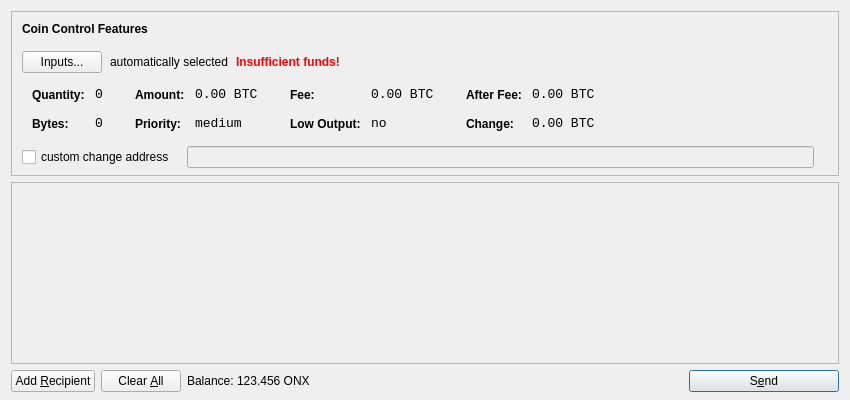
<?xml version="1.0" encoding="UTF-8"?>
<ui version="4.0">
 <class>SendCoinsDialog</class>
 <widget class="QDialog" name="SendCoinsDialog">
  <property name="geometry">
   <rect>
    <x>0</x>
    <y>0</y>
    <width>850</width>
    <height>400</height>
   </rect>
  </property>
  <property name="windowTitle">
   <string>Send Coins</string>
  </property>
  <layout class="QVBoxLayout" name="verticalLayout" stretch="0,1,0">
   <property name="bottomMargin">
    <number>8</number>
   </property>
   <item>
    <widget class="QFrame" name="frameCoinControl">
     <property name="sizePolicy">
      <sizepolicy hsizetype="Expanding" vsizetype="Expanding">
       <horstretch>0</horstretch>
       <verstretch>0</verstretch>
      </sizepolicy>
     </property>
     <property name="maximumSize">
      <size>
       <width>16777215</width>
       <height>16777215</height>
      </size>
     </property>
     <property name="frameShape">
      <enum>QFrame::StyledPanel</enum>
     </property>
     <property name="frameShadow">
      <enum>QFrame::Sunken</enum>
     </property>
     <layout class="QVBoxLayout" name="verticalLayoutCoinControl2">
      <property name="spacing">
       <number>-1</number>
      </property>
      <property name="leftMargin">
       <number>0</number>
      </property>
      <property name="topMargin">
       <number>0</number>
      </property>
      <property name="rightMargin">
       <number>0</number>
      </property>
      <property name="bottomMargin">
       <number>6</number>
      </property>
      <item>
       <layout class="QVBoxLayout" name="verticalLayoutCoinControl" stretch="0,0,0,0,1">
        <property name="spacing">
         <number>0</number>
        </property>
        <property name="leftMargin">
         <number>10</number>
        </property>
        <property name="topMargin">
         <number>10</number>
        </property>
        <item>
         <layout class="QHBoxLayout" name="horizontalLayoutCoinControl1">
          <property name="bottomMargin">
           <number>15</number>
          </property>
          <item>
           <widget class="QLabel" name="labelCoinControlFeatures">
            <property name="sizePolicy">
             <sizepolicy hsizetype="Preferred" vsizetype="Maximum">
              <horstretch>0</horstretch>
              <verstretch>0</verstretch>
             </sizepolicy>
            </property>
            <property name="font">
             <font>
              <weight>75</weight>
              <bold>true</bold>
             </font>
            </property>
            <property name="styleSheet">
             <string notr="true">font-weight:bold;</string>
            </property>
            <property name="text">
             <string>Coin Control Features</string>
            </property>
           </widget>
          </item>
         </layout>
        </item>
        <item>
         <layout class="QHBoxLayout" name="horizontalLayoutCoinControl2" stretch="0,0,0,0">
          <property name="spacing">
           <number>8</number>
          </property>
          <property name="bottomMargin">
           <number>10</number>
          </property>
          <item>
           <widget class="QPushButton" name="pushButtonCoinControl">
            <property name="styleSheet">
             <string notr="true"/>
            </property>
            <property name="text">
             <string>Inputs...</string>
            </property>
           </widget>
          </item>
          <item>
           <widget class="QLabel" name="labelCoinControlAutomaticallySelected">
            <property name="text">
             <string>automatically selected</string>
            </property>
            <property name="margin">
             <number>5</number>
            </property>
           </widget>
          </item>
          <item>
           <widget class="QLabel" name="labelCoinControlInsuffFunds">
            <property name="font">
             <font>
              <weight>75</weight>
              <bold>true</bold>
             </font>
            </property>
            <property name="styleSheet">
             <string notr="true">color:red;font-weight:bold;</string>
            </property>
            <property name="text">
             <string>Insufficient funds!</string>
            </property>
            <property name="margin">
             <number>5</number>
            </property>
           </widget>
          </item>
          <item>
           <spacer name="horizontalSpacerCoinControl">
            <property name="orientation">
             <enum>Qt::Horizontal</enum>
            </property>
            <property name="sizeHint" stdset="0">
             <size>
              <width>40</width>
              <height>1</height>
             </size>
            </property>
           </spacer>
          </item>
         </layout>
        </item>
        <item>
         <widget class="QWidget" name="widgetCoinControl" native="true">
          <property name="sizePolicy">
           <sizepolicy hsizetype="Preferred" vsizetype="Preferred">
            <horstretch>0</horstretch>
            <verstretch>0</verstretch>
           </sizepolicy>
          </property>
          <property name="minimumSize">
           <size>
            <width>0</width>
            <height>0</height>
           </size>
          </property>
          <property name="styleSheet">
           <string notr="true"/>
          </property>
          <layout class="QHBoxLayout" name="horizontalLayoutCoinControl5">
           <property name="margin">
            <number>0</number>
           </property>
           <item>
            <layout class="QHBoxLayout" name="horizontalLayoutCoinControl3" stretch="0,0,0,1">
             <property name="spacing">
              <number>20</number>
             </property>
             <property name="topMargin">
              <number>0</number>
             </property>
             <property name="bottomMargin">
              <number>10</number>
             </property>
             <item>
              <layout class="QFormLayout" name="formLayoutCoinControl1">
               <property name="horizontalSpacing">
                <number>10</number>
               </property>
               <property name="verticalSpacing">
                <number>14</number>
               </property>
               <property name="leftMargin">
                <number>10</number>
               </property>
               <property name="topMargin">
                <number>4</number>
               </property>
               <property name="rightMargin">
                <number>6</number>
               </property>
               <item row="0" column="0">
                <widget class="QLabel" name="labelCoinControlQuantityText">
                 <property name="styleSheet">
                  <string notr="true">font-weight:bold;</string>
                 </property>
                 <property name="text">
                  <string>Quantity:</string>
                 </property>
                 <property name="margin">
                  <number>0</number>
                 </property>
                </widget>
               </item>
               <item row="0" column="1">
                <widget class="QLabel" name="labelCoinControlQuantity">
                 <property name="font">
                  <font>
                   <family>Monospace</family>
                   <pointsize>10</pointsize>
                  </font>
                 </property>
                 <property name="cursor">
                  <cursorShape>IBeamCursor</cursorShape>
                 </property>
                 <property name="contextMenuPolicy">
                  <enum>Qt::ActionsContextMenu</enum>
                 </property>
                 <property name="text">
                  <string notr="true">0</string>
                 </property>
                 <property name="margin">
                  <number>0</number>
                 </property>
                 <property name="textInteractionFlags">
                  <set>Qt::LinksAccessibleByMouse|Qt::TextSelectableByKeyboard|Qt::TextSelectableByMouse</set>
                 </property>
                </widget>
               </item>
               <item row="1" column="0">
                <widget class="QLabel" name="labelCoinControlBytesText">
                 <property name="styleSheet">
                  <string notr="true">font-weight:bold;</string>
                 </property>
                 <property name="text">
                  <string>Bytes:</string>
                 </property>
                </widget>
               </item>
               <item row="1" column="1">
                <widget class="QLabel" name="labelCoinControlBytes">
                 <property name="font">
                  <font>
                   <family>Monospace</family>
                   <pointsize>10</pointsize>
                  </font>
                 </property>
                 <property name="cursor">
                  <cursorShape>IBeamCursor</cursorShape>
                 </property>
                 <property name="contextMenuPolicy">
                  <enum>Qt::ActionsContextMenu</enum>
                 </property>
                 <property name="text">
                  <string notr="true">0</string>
                 </property>
                 <property name="textInteractionFlags">
                  <set>Qt::LinksAccessibleByMouse|Qt::TextSelectableByKeyboard|Qt::TextSelectableByMouse</set>
                 </property>
                </widget>
               </item>
              </layout>
             </item>
             <item>
              <layout class="QFormLayout" name="formLayoutCoinControl2">
               <property name="horizontalSpacing">
                <number>10</number>
               </property>
               <property name="verticalSpacing">
                <number>14</number>
               </property>
               <property name="leftMargin">
                <number>6</number>
               </property>
               <property name="topMargin">
                <number>4</number>
               </property>
               <property name="rightMargin">
                <number>6</number>
               </property>
               <item row="0" column="0">
                <widget class="QLabel" name="labelCoinControlAmountText">
                 <property name="styleSheet">
                  <string notr="true">font-weight:bold;</string>
                 </property>
                 <property name="text">
                  <string>Amount:</string>
                 </property>
                 <property name="margin">
                  <number>0</number>
                 </property>
                </widget>
               </item>
               <item row="0" column="1">
                <widget class="QLabel" name="labelCoinControlAmount">
                 <property name="font">
                  <font>
                   <family>Monospace</family>
                   <pointsize>10</pointsize>
                  </font>
                 </property>
                 <property name="cursor">
                  <cursorShape>IBeamCursor</cursorShape>
                 </property>
                 <property name="contextMenuPolicy">
                  <enum>Qt::ActionsContextMenu</enum>
                 </property>
                 <property name="text">
                  <string notr="true">0.00 BTC</string>
                 </property>
                 <property name="textInteractionFlags">
                  <set>Qt::LinksAccessibleByMouse|Qt::TextSelectableByKeyboard|Qt::TextSelectableByMouse</set>
                 </property>
                </widget>
               </item>
               <item row="1" column="0">
                <widget class="QLabel" name="labelCoinControlPriorityText">
                 <property name="styleSheet">
                  <string notr="true">font-weight:bold;</string>
                 </property>
                 <property name="text">
                  <string>Priority:</string>
                 </property>
                </widget>
               </item>
               <item row="1" column="1">
                <widget class="QLabel" name="labelCoinControlPriority">
                 <property name="font">
                  <font>
                   <family>Monospace</family>
                   <pointsize>10</pointsize>
                  </font>
                 </property>
                 <property name="cursor">
                  <cursorShape>IBeamCursor</cursorShape>
                 </property>
                 <property name="contextMenuPolicy">
                  <enum>Qt::ActionsContextMenu</enum>
                 </property>
                 <property name="text">
                  <string>medium</string>
                 </property>
                 <property name="textInteractionFlags">
                  <set>Qt::LinksAccessibleByMouse|Qt::TextSelectableByKeyboard|Qt::TextSelectableByMouse</set>
                 </property>
                </widget>
               </item>
              </layout>
             </item>
             <item>
              <layout class="QFormLayout" name="formLayoutCoinControl3">
               <property name="horizontalSpacing">
                <number>10</number>
               </property>
               <property name="verticalSpacing">
                <number>14</number>
               </property>
               <property name="leftMargin">
                <number>6</number>
               </property>
               <property name="topMargin">
                <number>4</number>
               </property>
               <property name="rightMargin">
                <number>6</number>
               </property>
               <item row="0" column="0">
                <widget class="QLabel" name="labelCoinControlFeeText">
                 <property name="styleSheet">
                  <string notr="true">font-weight:bold;</string>
                 </property>
                 <property name="text">
                  <string>Fee:</string>
                 </property>
                 <property name="margin">
                  <number>0</number>
                 </property>
                </widget>
               </item>
               <item row="0" column="1">
                <widget class="QLabel" name="labelCoinControlFee">
                 <property name="font">
                  <font>
                   <family>Monospace</family>
                   <pointsize>10</pointsize>
                  </font>
                 </property>
                 <property name="cursor">
                  <cursorShape>IBeamCursor</cursorShape>
                 </property>
                 <property name="contextMenuPolicy">
                  <enum>Qt::ActionsContextMenu</enum>
                 </property>
                 <property name="text">
                  <string notr="true">0.00 BTC</string>
                 </property>
                 <property name="textInteractionFlags">
                  <set>Qt::LinksAccessibleByMouse|Qt::TextSelectableByKeyboard|Qt::TextSelectableByMouse</set>
                 </property>
                </widget>
               </item>
               <item row="1" column="0">
                <widget class="QLabel" name="labelCoinControlLowOutputText">
                 <property name="styleSheet">
                  <string notr="true">font-weight:bold;</string>
                 </property>
                 <property name="text">
                  <string>Low Output:</string>
                 </property>
                </widget>
               </item>
               <item row="1" column="1">
                <widget class="QLabel" name="labelCoinControlLowOutput">
                 <property name="font">
                  <font>
                   <family>Monospace</family>
                   <pointsize>10</pointsize>
                  </font>
                 </property>
                 <property name="cursor">
                  <cursorShape>IBeamCursor</cursorShape>
                 </property>
                 <property name="contextMenuPolicy">
                  <enum>Qt::ActionsContextMenu</enum>
                 </property>
                 <property name="text">
                  <string>no</string>
                 </property>
                 <property name="textInteractionFlags">
                  <set>Qt::LinksAccessibleByMouse|Qt::TextSelectableByKeyboard|Qt::TextSelectableByMouse</set>
                 </property>
                </widget>
               </item>
              </layout>
             </item>
             <item>
              <layout class="QFormLayout" name="formLayoutCoinControl4">
               <property name="horizontalSpacing">
                <number>10</number>
               </property>
               <property name="verticalSpacing">
                <number>14</number>
               </property>
               <property name="leftMargin">
                <number>6</number>
               </property>
               <property name="topMargin">
                <number>4</number>
               </property>
               <property name="rightMargin">
                <number>6</number>
               </property>
               <item row="0" column="0">
                <widget class="QLabel" name="labelCoinControlAfterFeeText">
                 <property name="styleSheet">
                  <string notr="true">font-weight:bold;</string>
                 </property>
                 <property name="text">
                  <string>After Fee:</string>
                 </property>
                 <property name="margin">
                  <number>0</number>
                 </property>
                </widget>
               </item>
               <item row="0" column="1">
                <widget class="QLabel" name="labelCoinControlAfterFee">
                 <property name="font">
                  <font>
                   <family>Monospace</family>
                   <pointsize>10</pointsize>
                  </font>
                 </property>
                 <property name="cursor">
                  <cursorShape>IBeamCursor</cursorShape>
                 </property>
                 <property name="contextMenuPolicy">
                  <enum>Qt::ActionsContextMenu</enum>
                 </property>
                 <property name="text">
                  <string notr="true">0.00 BTC</string>
                 </property>
                 <property name="textInteractionFlags">
                  <set>Qt::LinksAccessibleByMouse|Qt::TextSelectableByKeyboard|Qt::TextSelectableByMouse</set>
                 </property>
                </widget>
               </item>
               <item row="1" column="0">
                <widget class="QLabel" name="labelCoinControlChangeText">
                 <property name="styleSheet">
                  <string notr="true">font-weight:bold;</string>
                 </property>
                 <property name="text">
                  <string>Change:</string>
                 </property>
                </widget>
               </item>
               <item row="1" column="1">
                <widget class="QLabel" name="labelCoinControlChange">
                 <property name="font">
                  <font>
                   <family>Monospace</family>
                   <pointsize>10</pointsize>
                  </font>
                 </property>
                 <property name="cursor">
                  <cursorShape>IBeamCursor</cursorShape>
                 </property>
                 <property name="contextMenuPolicy">
                  <enum>Qt::ActionsContextMenu</enum>
                 </property>
                 <property name="text">
                  <string notr="true">0.00 BTC</string>
                 </property>
                 <property name="textInteractionFlags">
                  <set>Qt::LinksAccessibleByMouse|Qt::TextSelectableByKeyboard|Qt::TextSelectableByMouse</set>
                 </property>
                </widget>
               </item>
              </layout>
             </item>
            </layout>
           </item>
          </layout>
         </widget>
        </item>
        <item>
         <layout class="QHBoxLayout" name="horizontalLayoutCoinControl4" stretch="0,0,0">
          <property name="spacing">
           <number>12</number>
          </property>
          <property name="sizeConstraint">
           <enum>QLayout::SetDefaultConstraint</enum>
          </property>
          <property name="topMargin">
           <number>5</number>
          </property>
          <property name="rightMargin">
           <number>5</number>
          </property>
          <item>
           <widget class="QCheckBox" name="checkBoxCoinControlChange">
            <property name="text">
             <string>custom change address</string>
            </property>
           </widget>
          </item>
          <item>
           <widget class="QLineEdit" name="lineEditCoinControlChange">
            <property name="enabled">
             <bool>false</bool>
            </property>
            <property name="sizePolicy">
             <sizepolicy hsizetype="Expanding" vsizetype="Fixed">
              <horstretch>0</horstretch>
              <verstretch>0</verstretch>
             </sizepolicy>
            </property>
           </widget>
          </item>
          <item>
           <widget class="QLabel" name="labelCoinControlChangeLabel">
            <property name="sizePolicy">
             <sizepolicy hsizetype="Preferred" vsizetype="Expanding">
              <horstretch>0</horstretch>
              <verstretch>0</verstretch>
             </sizepolicy>
            </property>
            <property name="minimumSize">
             <size>
              <width>0</width>
              <height>0</height>
             </size>
            </property>
            <property name="text">
             <string/>
            </property>
            <property name="margin">
             <number>3</number>
            </property>
           </widget>
          </item>
         </layout>
        </item>
        <item>
         <spacer name="verticalSpacerCoinControl">
          <property name="orientation">
           <enum>Qt::Vertical</enum>
          </property>
          <property name="sizeHint" stdset="0">
           <size>
            <width>800</width>
            <height>1</height>
           </size>
          </property>
         </spacer>
        </item>
       </layout>
      </item>
     </layout>
    </widget>
   </item>
   <item>
    <widget class="QScrollArea" name="scrollArea">
     <property name="widgetResizable">
      <bool>true</bool>
     </property>
     <widget class="QWidget" name="scrollAreaWidgetContents">
      <property name="geometry">
       <rect>
        <x>0</x>
        <y>0</y>
        <width>830</width>
        <height>165</height>
       </rect>
      </property>
      <layout class="QVBoxLayout" name="verticalLayout_2">
       <property name="margin">
        <number>0</number>
       </property>
       <item>
        <layout class="QVBoxLayout" name="entries">
         <property name="spacing">
          <number>6</number>
         </property>
        </layout>
       </item>
       <item>
        <spacer name="verticalSpacer">
         <property name="orientation">
          <enum>Qt::Vertical</enum>
         </property>
         <property name="sizeHint" stdset="0">
          <size>
           <width>20</width>
           <height>40</height>
          </size>
         </property>
        </spacer>
       </item>
      </layout>
     </widget>
    </widget>
   </item>
   <item>
    <layout class="QHBoxLayout" name="horizontalLayout">
     <item>
      <widget class="QPushButton" name="addButton">
       <property name="toolTip">
        <string>Send to multiple recipients at once</string>
       </property>
       <property name="text">
        <string>Add &amp;Recipient</string>
       </property>
       <property name="icon">
        <iconset resource="../bitcoin.qrc">
         <normaloff>:/icons/add</normaloff>:/icons/add</iconset>
       </property>
       <property name="autoDefault">
        <bool>false</bool>
       </property>
      </widget>
     </item>
     <item>
      <widget class="QPushButton" name="clearButton">
       <property name="sizePolicy">
        <sizepolicy hsizetype="Minimum" vsizetype="Fixed">
         <horstretch>0</horstretch>
         <verstretch>0</verstretch>
        </sizepolicy>
       </property>
       <property name="toolTip">
        <string>Remove all transaction fields</string>
       </property>
       <property name="text">
        <string>Clear &amp;All</string>
       </property>
       <property name="icon">
        <iconset resource="../bitcoin.qrc">
         <normaloff>:/icons/remove</normaloff>:/icons/remove</iconset>
       </property>
       <property name="autoRepeatDelay">
        <number>300</number>
       </property>
       <property name="autoDefault">
        <bool>false</bool>
       </property>
      </widget>
     </item>
     <item>
      <layout class="QHBoxLayout" name="horizontalLayout_2">
       <property name="spacing">
        <number>3</number>
       </property>
       <item>
        <widget class="QLabel" name="label">
         <property name="text">
          <string>Balance:</string>
         </property>
        </widget>
       </item>
       <item>
        <widget class="QLabel" name="labelBalance">
         <property name="cursor">
          <cursorShape>IBeamCursor</cursorShape>
         </property>
         <property name="text">
          <string>123.456 ONX</string>
         </property>
         <property name="textInteractionFlags">
          <set>Qt::LinksAccessibleByMouse|Qt::TextSelectableByKeyboard|Qt::TextSelectableByMouse</set>
         </property>
        </widget>
       </item>
      </layout>
     </item>
     <item>
      <spacer name="horizontalSpacer">
       <property name="orientation">
        <enum>Qt::Horizontal</enum>
       </property>
       <property name="sizeHint" stdset="0">
        <size>
         <width>40</width>
         <height>20</height>
        </size>
       </property>
      </spacer>
     </item>
     <item>
      <widget class="QPushButton" name="sendButton">
       <property name="minimumSize">
        <size>
         <width>150</width>
         <height>0</height>
        </size>
       </property>
       <property name="toolTip">
        <string>Confirm the send action</string>
       </property>
       <property name="text">
        <string>S&amp;end</string>
       </property>
       <property name="icon">
        <iconset resource="../bitcoin.qrc">
         <normaloff>:/icons/send</normaloff>:/icons/send</iconset>
       </property>
       <property name="default">
        <bool>true</bool>
       </property>
      </widget>
     </item>
    </layout>
   </item>
  </layout>
 </widget>
 <resources>
  <include location="../bitcoin.qrc"/>
 </resources>
 <connections/>
</ui>
